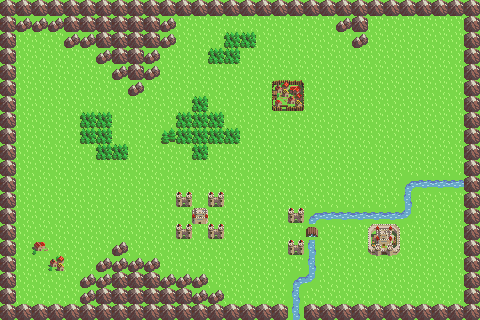

Tiled map render using the project's own tile images. Description and the whole map definition, tile-layer contents included, below:
An orthogonal 30x20 tile map with 16x16 px tiles, 2 tile layers (Background, Top).

<map version="1.0" tiledversion="1.0.3" orientation="orthogonal" renderorder="right-down" width="30" height="20" tilewidth="16" tileheight="16" nextobjectid="1">
 <tileset firstgid="1" name="Toens_Medieval_Strategy" tilewidth="16" tileheight="16" tilecount="364" columns="7">
  <image source="../tilesets/Toens_Medieval_v.1.0.png" width="112" height="832" />
 </tileset>
 <layer name="Background" width="30" height="20">
  <data encoding="csv">
2,2,2,2,2,2,2,2,2,2,2,2,2,2,2,2,2,2,2,2,2,2,2,2,2,2,2,2,2,2,
2,2,2,2,2,2,2,2,2,2,2,2,2,2,2,2,2,2,2,2,2,2,2,2,2,2,2,2,2,2,
2,2,2,2,2,2,2,2,2,2,2,2,2,2,2,2,2,2,2,2,2,2,2,2,2,2,2,2,2,2,
2,2,2,2,2,2,2,2,2,2,2,2,2,2,2,2,2,2,2,2,2,2,2,2,2,2,2,2,2,2,
2,2,2,2,2,2,2,2,2,2,2,2,2,2,2,2,2,2,2,2,2,2,2,2,2,2,2,2,2,2,
2,2,2,2,2,2,2,2,2,2,2,2,2,2,2,2,2,2,2,2,2,2,2,2,2,2,2,2,2,2,
2,2,2,2,2,2,2,2,2,2,2,2,2,2,2,2,2,2,2,2,2,2,2,2,2,2,2,2,2,2,
2,2,2,2,2,2,2,2,2,2,2,2,2,2,2,2,2,2,2,2,2,2,2,2,2,2,2,2,2,2,
2,2,2,2,2,2,2,2,2,2,2,2,2,2,2,2,2,2,2,2,2,2,2,2,2,2,2,2,2,2,
2,2,2,2,2,2,2,2,2,2,2,2,2,2,2,2,2,2,2,2,2,2,2,2,2,2,2,2,2,2,
2,2,2,2,2,2,2,2,2,2,2,2,2,2,2,2,2,2,2,2,2,2,2,2,2,2,2,2,2,2,
2,2,2,2,2,2,2,2,2,2,2,2,2,2,2,2,2,2,2,2,2,2,2,2,2,2,2,2,2,2,
2,2,2,2,2,2,2,2,2,2,2,2,2,2,2,2,2,2,2,2,2,2,2,2,2,2,2,2,2,2,
2,2,2,2,2,2,2,2,2,2,2,2,2,2,2,2,2,2,2,2,2,2,2,2,2,2,2,2,2,2,
2,2,2,2,2,2,2,2,2,2,2,2,2,2,2,2,2,2,2,2,2,2,2,2,2,2,2,2,2,2,
2,2,2,2,2,2,2,2,2,2,2,2,2,2,2,2,2,2,2,2,2,2,2,2,2,2,2,2,2,2,
2,2,2,2,2,2,2,2,2,2,2,2,2,2,2,2,2,2,2,2,2,2,2,2,2,2,2,2,2,2,
2,2,2,2,2,2,2,2,2,2,2,2,2,2,2,2,2,2,2,2,2,2,2,2,2,2,2,2,2,2,
2,2,2,2,2,2,2,2,2,2,2,2,2,2,2,2,2,2,2,2,2,2,2,2,2,2,2,2,2,2,
2,2,2,2,2,2,2,2,2,2,2,2,2,2,2,2,2,2,2,2,2,2,2,2,2,2,2,2,2,2
</data>
 </layer>
 <layer name="Top" width="30" height="20">
  <data encoding="csv">
13,13,13,13,13,13,13,13,13,13,13,13,13,13,13,13,13,13,13,13,13,13,13,13,13,13,13,13,13,13,
13,12,12,12,13,13,13,13,13,13,12,4,4,4,4,4,4,4,4,4,4,12,13,4,4,4,4,4,4,13,
13,4,4,4,12,12,13,13,13,13,12,4,4,4,7,7,4,4,4,4,4,4,12,4,4,4,4,4,4,13,
13,4,4,4,4,4,12,13,13,12,4,4,4,7,7,4,4,4,4,4,4,4,4,4,4,4,4,4,4,13,
13,4,4,4,4,4,4,12,13,12,4,4,4,4,4,4,4,4,4,4,4,4,4,4,4,4,4,4,4,13,
13,4,4,4,4,4,4,4,12,4,4,4,4,4,4,4,4,52,53,4,4,4,4,4,4,4,4,4,4,13,
13,4,4,4,4,4,4,4,4,4,4,4,7,4,4,4,4,59,60,4,4,4,4,4,4,4,4,4,4,13,
13,4,4,4,4,7,7,4,4,4,4,7,7,7,4,4,4,4,4,4,4,4,4,4,4,4,4,4,4,13,
13,4,4,4,4,7,7,4,4,4,5,7,7,7,7,4,4,4,4,4,4,4,4,4,4,4,4,4,4,13,
13,4,4,4,4,4,7,7,4,4,4,4,7,4,4,4,4,4,4,4,4,4,4,4,4,4,4,4,4,13,
13,4,4,4,4,4,4,4,4,4,4,4,4,4,4,4,4,4,4,4,4,4,4,4,4,4,4,4,4,13,
13,4,4,4,4,4,4,4,4,4,4,4,4,4,4,4,4,4,4,4,4,4,4,4,4,92,93,93,93,13,
13,4,4,4,4,4,4,4,4,4,4,31,4,31,4,4,4,4,4,4,4,4,4,4,4,99,4,4,4,13,
13,4,4,4,4,4,4,4,4,4,4,4,35,4,4,4,4,4,31,92,93,93,93,93,93,108,4,4,4,13,
13,4,4,4,4,4,4,4,4,4,4,31,4,31,4,4,4,4,4,241,4,4,4,54,55,4,4,4,4,13,
13,4,17,4,4,4,4,12,4,4,4,4,4,4,4,4,4,4,31,99,4,4,4,61,62,4,4,4,4,13,
13,4,4,16,4,4,12,12,12,12,4,4,4,4,4,4,4,4,4,99,4,4,4,4,4,4,4,4,4,13,
13,4,4,4,4,12,12,13,13,13,12,12,12,4,4,4,4,4,92,108,4,4,4,4,4,4,4,4,4,13,
13,4,4,4,4,12,13,13,13,13,13,13,12,12,4,4,4,4,99,4,4,4,4,4,4,4,4,4,4,13,
13,13,13,13,13,13,13,13,13,13,13,13,13,13,13,13,13,13,99,13,13,13,13,13,13,13,13,13,13,13
</data>
 </layer>
</map>